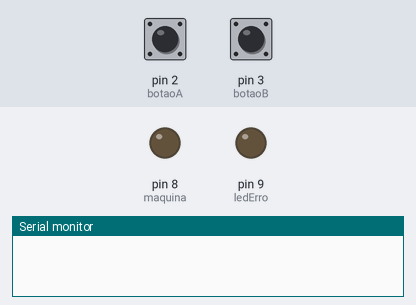
The sketch below on a simulated Arduino Uno, built with avr-gcc and run on an emulated ATmega328P. On the bench: output pins drawn as LEDs (lit = HIGH), the last lines printed to the serial monitor. Inputs (shaded band) come from the test bench; at power-on: pin 2 (botaoA) HIGH, pin 3 (botaoB) HIGH.

Above: at 1.2 s.
1.3 s: pin 2 (botaoA) pulled LOW for 0.15 s
At 1.37 s:
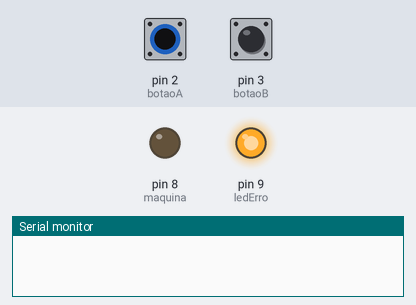
2.9 s: pin 2 (botaoA) pulled LOW for 3.2 s
At 7.3 s:
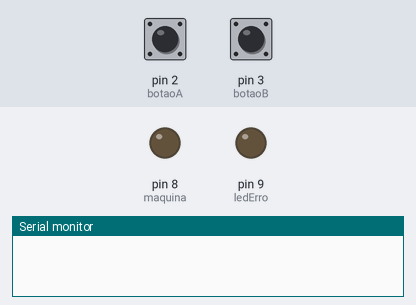
7.6 s: pin 3 (botaoB) pulled LOW for 3.2 s
At 8.4 s:
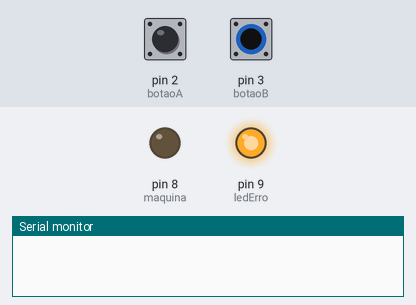
12.3 s: pin 2 (botaoA) driven LOW and pin 3 (botaoB) driven LOW
At 13.2 s:
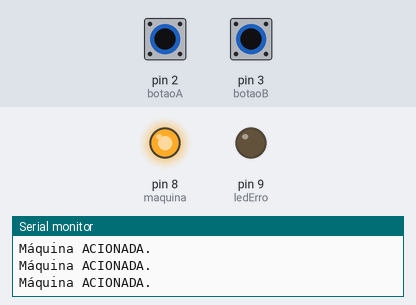
13.8 s: pin 2 (botaoA) pulsed HIGH 2 times (0.12 s each, 0.3 s apart)
At 14.8 s:
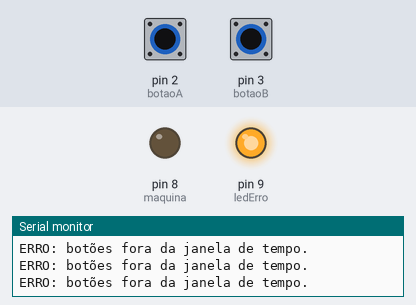
Timing chart, 0 to 16.8 s (numbered marks = the images above; inputs shaded):
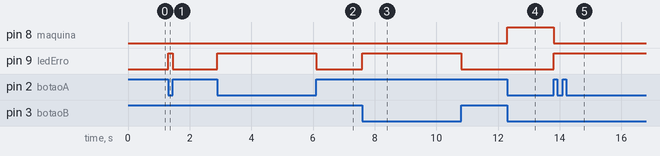

The sketch:

exercicio14.2.INO.ino
```cpp
const int botaoA  = 2;
const int botaoB  = 3;
const int maquina = 8;
const int ledErro = 9;

const unsigned long JANELA = 200;

unsigned long tempoA = 0;
unsigned long tempoB = 0;
bool estadoA = false;
bool estadoB = false;

void setup() {
  pinMode(botaoA,  INPUT_PULLUP);
  pinMode(botaoB,  INPUT_PULLUP);
  pinMode(maquina, OUTPUT);
  pinMode(ledErro, OUTPUT);
  Serial.begin(9600);
}

void loop() {
  bool leitA = digitalRead(botaoA) == LOW;
  bool leitB = digitalRead(botaoB) == LOW;


  if (leitA && !estadoA) { tempoA = millis(); estadoA = true; }
  if (!leitA)              estadoA = false;


  if (leitB && !estadoB) { tempoB = millis(); estadoB = true; }
  if (!leitB)              estadoB = false;

  if (estadoA && estadoB) {
    unsigned long diff = abs((long)tempoA - (long)tempoB);
    if (diff <= JANELA) {
      digitalWrite(maquina, HIGH);
      digitalWrite(ledErro, LOW);
      Serial.println("Máquina ACIONADA.");
    } else {
      digitalWrite(maquina, LOW);
      digitalWrite(ledErro, HIGH);
      Serial.println("ERRO: botões fora da janela de tempo.");
    }
  } else {
    digitalWrite(maquina, LOW);
    if (estadoA || estadoB) {
      digitalWrite(ledErro, HIGH);
    } else {
      digitalWrite(ledErro, LOW);
    }
  }
}
```

Measured:
- after the input at 1.3 s, pin 9 (ledErro): LOW → HIGH at once, → LOW 0.15 s later
- after the input at 2.9 s, pin 9 (ledErro): LOW → HIGH at once, → LOW 3.2 s later
- after the input at 7.6 s, pin 9 (ledErro): LOW → HIGH at once, → LOW 3.2 s later
- after the input at 12.3 s, pin 8 (maquina): LOW → HIGH at once
- after the input at 13.8 s, pin 8 (maquina): HIGH → LOW at once; pin 9 (ledErro): LOW → HIGH at once
